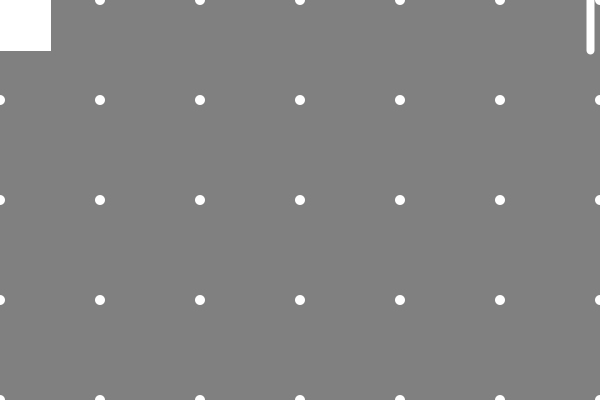
Frame 1 (no input)
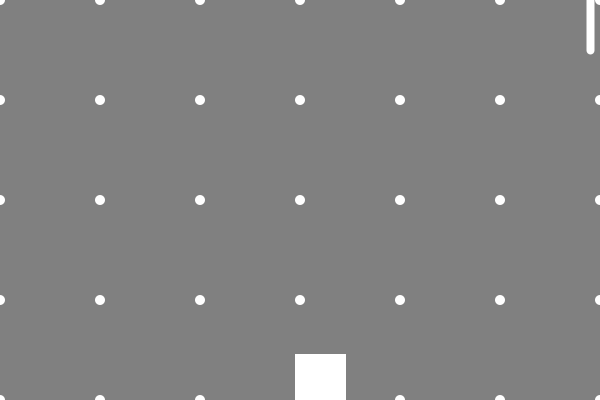
Frame 60 (the mouse pressed at the canvas centre just before this capture)
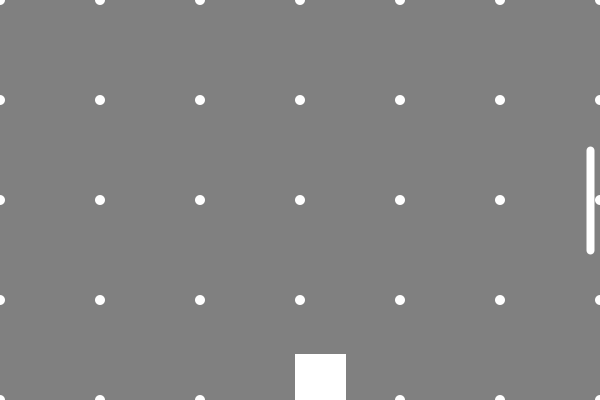
Frame 120 (the mouse held since frame 60 and released just before this capture)

The Processing sketch that drew these frames (run headless with seeded random() and noise(); from frame 60 on, the mouse is pressed at the canvas centre):

// Processing sketch: s08t00vidal
// ── s08t00vidal.pde
int ancho = 50;
int alto = 50;
int posX = 0;
int posY = 0;
int vel = 5;
int velY =6;
boolean col;
color c1 = color(218, 40, 245);
color c2 = color(254, 240, 5);

void setup() {
  size(600, 400);
  background(255);
}

void draw() {
  background(128);
  fondo(100,true);
  player(10, 50, 8);
  ficha(posX, posY, ancho, alto);
  posX = posX+vel;
  posY = posY+velY;


  if (posX>width-ancho && posY > mouseY-90 && posY <mouseY+90 ) {
    vel = vel*-1;
  } else if (posX ==0 && vel == -5) {
    vel = vel*-1;
  }
  if (posY>height-alto) {
    velY = velY*-1;
  } else if (posY ==0 && velY == -6) {
    velY = velY*-1;
  }
} 

void ficha( int posX, int posY, int h, int w) {
  rect(posX, posY, h, w);
  rect(posX+10, posY+10, h-20, w-20);
}

void player(int pos, int size, int peso) {
  if (col) {
    stroke(0);
  } else {
    stroke(255);
  }
  strokeWeight(peso);
  line(width-pos, mouseY-size, width-pos, mouseY+size);
  strokeWeight(1);
}

void fondo(int cant, boolean fig){
  if(fig){
    for(int i=0;i<50;i++){
      for(int j=0;j<50;j++){
        noStroke();
      ellipse(i*cant,j*cant,10,10);
      stroke(1);
      }
    }
  }else {
    for(int i=0;i<50;i++){
      for(int j=0;j<50;j++){
        noStroke();
      rect(i*cant,j*cant,10,10);
      stroke(1);
      }
    }
  }
}

void mousePressed() {

  posX=0;
  posY=0;
  vel=5;
  velY=6;
}

void keyPressed() {
  if (key == 'a') {
    fill(c1);
  } else if (key=='s') {
    fill(c2);
  }

  if (key=='d') {
    col=!col;
  }
}
